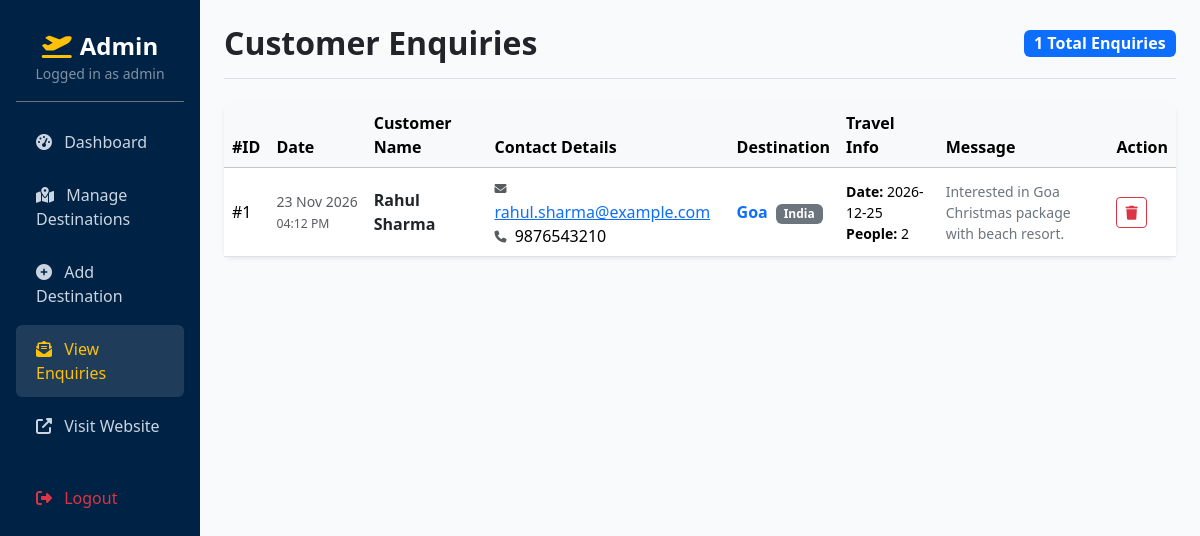
Page /admin/enquiries.php (signed in) on the committed database.
### tables this page shows
CREATE TABLE `enquiries` (
  `enquiry_id` int(11) NOT NULL AUTO_INCREMENT,
  `destination_id` int(11) DEFAULT NULL,
  `customer_name` varchar(100) NOT NULL,
  `email` varchar(150) NOT NULL,
  `phone` varchar(20) DEFAULT NULL,
  `travel_date` date DEFAULT NULL,
  `number_of_people` int(11) DEFAULT 1,
  `destination` varchar(150) DEFAULT NULL,
  `message` text DEFAULT NULL,
  `enquiry_date` timestamp NOT NULL DEFAULT current_timestamp(),
  PRIMARY KEY (`enquiry_id`)
);

CREATE TABLE `destinations` (
  `destination_id` int(11) NOT NULL AUTO_INCREMENT,
  `country_name` varchar(100) NOT NULL,
  `destination_name` varchar(150) NOT NULL,
  `location` varchar(150) DEFAULT NULL,
  `description` text DEFAULT NULL,
  `attractions` text DEFAULT NULL,
  `best_time_to_visit` varchar(100) DEFAULT NULL,
  `price` decimal(10,2) DEFAULT 0.00,
  `main_image` varchar(255) DEFAULT NULL,
  `created_at` timestamp NOT NULL DEFAULT current_timestamp(),
  PRIMARY KEY (`destination_id`)
);

### admin/enquiries.php (the view, shortened to what this page needs)
<?php
require_once '../db.php';
$sql = "SELECT e.*, d.destination_name AS dest_title, d.country_name
        FROM enquiries e
        LEFT JOIN destinations d ON e.destination_id = d.destination_id
        ORDER BY e.enquiry_id DESC";
$result = $conn->query($sql);
?>
<!DOCTYPE html>
<html lang="en">
<head>
    <link href="https://cdn.jsdelivr.net/npm/bootstrap@5.3.2/dist/css/bootstrap.min.css" rel="stylesheet">
    <link rel="stylesheet" href="https://cdnjs.cloudflare.com/ajax/libs/font-awesome/6.4.2/css/all.min.css">
</head>
<body>
<div class="container-fluid">
    <div class="row">
        <div class="col-md-3 col-lg-2 admin-sidebar p-3 d-none d-md-block">
            <div class="text-center py-3 border-bottom border-secondary mb-3">
                <h4 class="fw-bold mb-0 text-white"><i class="fas fa-plane-departure text-warning me-2"></i>Admin</h4>
                <small class="text-white-50">Logged in as <?php echo htmlspecialchars($_SESSION['admin_username']); ?></small>
            </div>
            <nav>
                <a href="index.php"><i class="fas fa-tachometer-alt me-2"></i> Dashboard</a>
                <a href="destinations.php"><i class="fas fa-map-marked-alt me-2"></i> Manage Destinations</a>
                <a href="add_destination.php"><i class="fas fa-plus-circle me-2"></i> Add Destination</a>
                <a href="enquiries.php" class="active"><i class="fas fa-envelope-open-text me-2"></i> View Enquiries</a>
                <a href="../index.php" target="_blank"><i class="fas fa-external-link-alt me-2"></i> Visit Website</a>
                <a href="logout.php" class="text-danger mt-4"><i class="fas fa-sign-out-alt me-2"></i> Logout</a>
            </nav>
        </div>
        <div class="col-md-9 col-lg-10 p-4">
            <div class="d-flex justify-content-between align-items-center mb-4 pb-3 border-bottom">
                <h2 class="fw-bold text-dark mb-0">Customer Enquiries</h2>
                <span class="badge bg-primary fs-6"><?php echo $result ? $result->num_rows : 0; ?> Total Enquiries</span>
            </div>
            <div class="card border-0 shadow-sm rounded-3">
                <div class="table-responsive">
                    <table class="table table-hover align-middle mb-0">
                        <thead class="table-light">
                            <tr>
                                <th>#ID</th>
                                <th>Date</th>
                                <th>Customer Name</th>
                                <th>Contact Details</th>
                                <th>Destination</th>
                                <th>Travel Info</th>
                                <th>Message</th>
                                <th>Action</th>
                            </tr>
                        </thead>
                        <tbody>
                            <?php if ($result && $result->num_rows > 0): ?>
                                <?php while($row = $result->fetch_assoc()): ?>
                                    <tr>
                                        <td>#<?php echo $row['enquiry_id']; ?></td>
                                        <td class="small text-muted" style="white-space: nowrap;">
                                            <?php echo date('d M Y', strtotime($row['enquiry_date'])); ?><br>
                                            <small><?php echo date('h:i A', strtotime($row['enquiry_date'])); ?></small>
                                        </td>
                                        <td class="fw-bold text-dark"><?php echo htmlspecialchars($row['customer_name']); ?></td>
                                        <td>
                                            <div><i class="fas fa-envelope fa-xs text-muted me-1"></i> <a href="mailto:<?php echo htmlspecialchars($row['email']); ?>"><?php echo htmlspecialchars($row['email']); ?></a></div>
                                            <?php if (!empty($row['phone'])): ?>
                                                <div><i class="fas fa-phone fa-xs text-muted me-1"></i> <?php echo htmlspecialchars($row['phone']); ?></div>
                                            <?php endif; ?>
                                        </td>
                                        <td>
                                            <?php if (!empty($row['dest_title'])): ?>
                                                <a href="../destination_details.php?id=<?php echo $row['destination_id']; ?>" target="_blank" class="fw-semibold text-primary text-decoration-none">
                                                    <?php echo htmlspecialchars($row['dest_title']); ?>
                                                </a>
                                                <span class="badge bg-secondary ms-1"><?php echo htmlspecialchars($row['country_name']); ?></span>
                                            <?php else: ?>
                                                <span class="badge bg-info text-dark"><?php echo htmlspecialchars($row['destination'] ?? 'General Inquiry'); ?></span>
                                            <?php endif; ?>
                                        </td>
                                        <td class="small">
                                            <?php if (!empty($row['travel_date'])): ?>
                                                <div><strong>Date:</strong> <?php echo htmlspecialchars($row['travel_date']); ?></div>
                                            <?php endif; ?>
                                            <div><strong>People:</strong> <?php echo htmlspecialchars($row['number_of_people'] ?? 1); ?></div>
                                        </td>
                                        <td style="max-width: 250px;">
                                            <div class="text-secondary small"><?php echo nl2br(htmlspecialchars($row['message'])); ?></div>
                                        </td>
                                        <td>
                                            <a href="enquiries.php?delete_id=<?php echo $row['enquiry_id']; ?>"
                                               class="btn btn-sm btn-outline-danger"
                                               onclick="return confirm('Delete this enquiry record?');" title="Delete">
                                                <i class="fas fa-trash"></i>
                                            </a>
                                        </td>
                                    </tr>
                                <?php endwhile; ?>
                            <?php else: ?>
                                <tr><td colspan="8" class="text-center py-4 text-muted">No customer enquiries received yet.</td></tr>
                            <?php endif; ?>
                        </tbody>
                    </table>
                </div>
            </div>
        </div>
    </div>
</div>
</body>
</html>

### admin/enquiries.php (style rules this page uses)
body { background-color: #f8fafc; font-family: 'Segoe UI', Tahoma, Geneva, Verdana, sans-serif; }
.admin-sidebar { background: #002244; min-height: 100vh; color: #ffffff; }
.admin-sidebar a { color: #cbd5e1; text-decoration: none; padding: 12px 20px; display: block; border-radius: 6px; margin-bottom: 5px; }
.admin-sidebar a:hover, .admin-sidebar a.active { background: rgba(255, 255, 255, 0.12); color: #ffc107; }

### rows in the picture
enquiries: enquiry_id "1", enquiry_date "23 Nov 2026", enquiry_date "04:12 PM", customer_name "Rahul Sharma", email "rahul.sharma@example.com", phone "9876543210", destination.destination_name "Goa", destination.country_name "India", travel_date "2026-12-25", number_of_people "2", message "Interested in Goa Christmas package with beach resort."

### other values in the picture
$_SESSION['admin_username'] "admin"
$result->num_rows "1"
